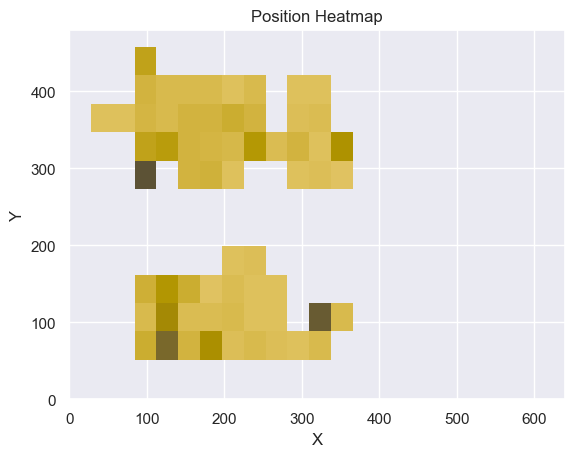
#> input picture images/hire_me_heatmap.png, 575 x 457 px, given in place of the camera
$ python prueba_cam.py
#> lines starting #> are read from the running program, lines starting #| are printed output that depends on the picture; after the words box and inside, x2 and y2 are one past the last pixel; in counts of white or black regions, pixels touching at a corner belong together
import cv2
import numpy as np

video = cv2.VideoCapture(0)

YELLOW_MIN = np.array([15, 70, 40],np.uint8)
YELLOW_MAX = np.array([35, 255, 125],np.uint8)

# height =  480, width = 640

while True:
    ret, frame = video.read()
#> frame is the input picture: shape (457, 575, 3); mean B, G, R 219, 231.1, 235.4

    hsv_frame = cv2.cvtColor(frame, cv2.COLOR_BGR2HSV)
#> hsv_frame: shape (457, 575, 3); mean H, S, V 67.7, 29.8, 239.6
    frame_threshed = cv2.inRange(hsv_frame, YELLOW_MIN, YELLOW_MAX)
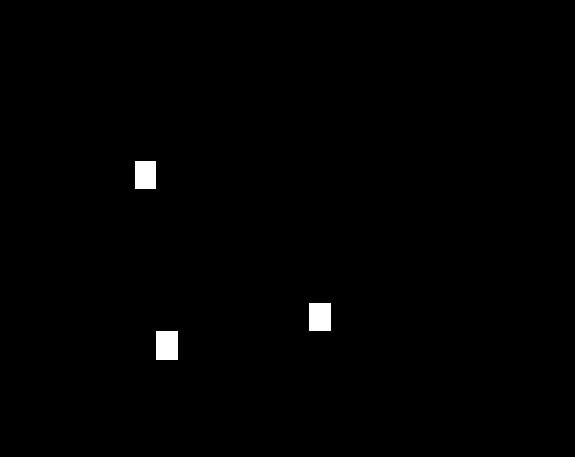
#> frame_threshed: shape (457, 575); 0.7% white; 3 white regions

    contours, _ = cv2.findContours(frame_threshed, cv2.RETR_EXTERNAL, cv2.CHAIN_APPROX_SIMPLE)
#> contours = 3 contours; box (x1, y1, x2, y2) and area: (156, 331, 178, 360) 588, (309, 303, 331, 331) 567, (135, 161, 156, 189) 540

    if len(contours) != 0:
        max_contour = max(contours, key = cv2.contourArea)
#> max_contour = [[156, 331], [156, 359], [177, 359], [177, 331]]
        max_area =  cv2.contourArea(max_contour)
#> max_area = 588
        if max_area > 100:
                cv2.drawContours(frame, max_contour, -1, (0, 255, 0), 2)
#> frame: shape (457, 575, 3); 0.01% of pixels changed, all inside (x1, y1, x2, y2) = (155, 330, 179, 361)

                M = cv2.moments(max_contour)
#> M = moments, m00 588, centre m10/m00, m01/m00 = (166.5, 345)
                cX = int(M["m10"] / M["m00"])
#> cX = 166
                cY = int(M["m01"] / M["m00"])
#> cY = 345
                print(cX, cY)
#| 166 345
                cv2.circle(frame, (cX, cY), 7, (255, 255, 255), -1)
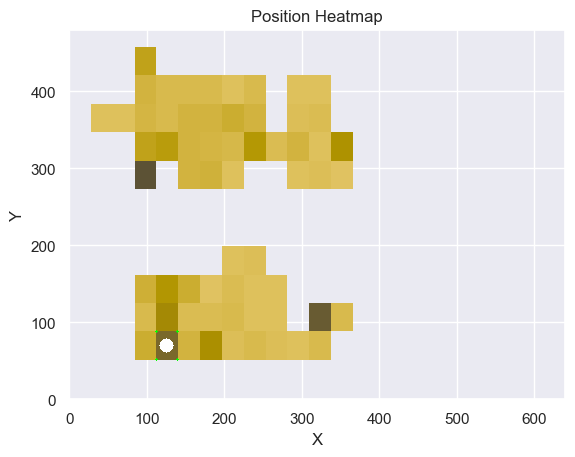
#> frame: shape (457, 575, 3); mean B, G, R 219.2, 231.2, 235.5

    # [12 lines of commented-out code are left out]
    cv2.imshow("Frame", frame)

    key = cv2.waitKey(1)
#> (key q is pressed here)
    if key == ord('q'):
        break

# video.stop()  esto para que?
cv2.destroyAllWindows()
